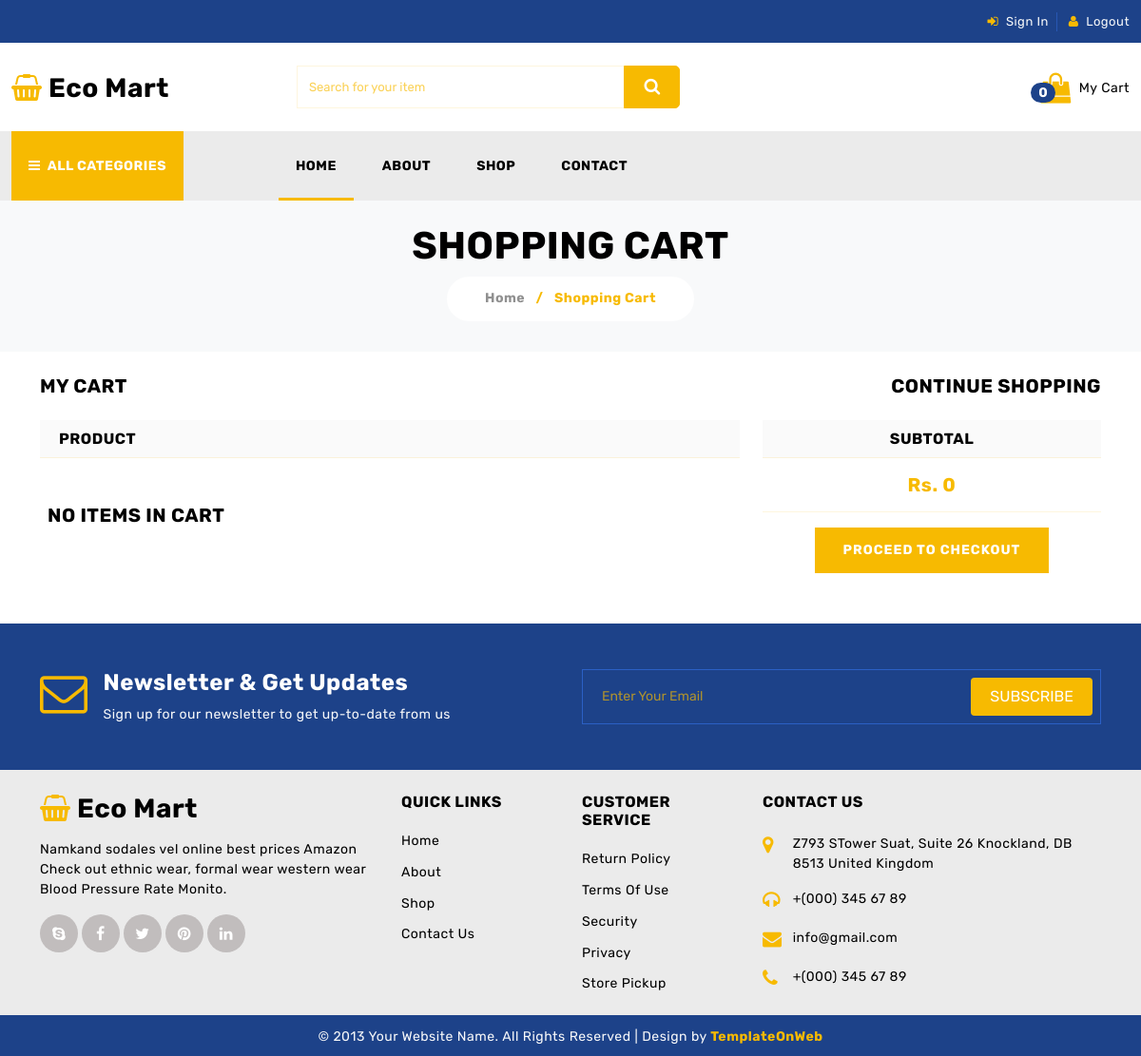
The app's page /front-end/cart.php, older data.
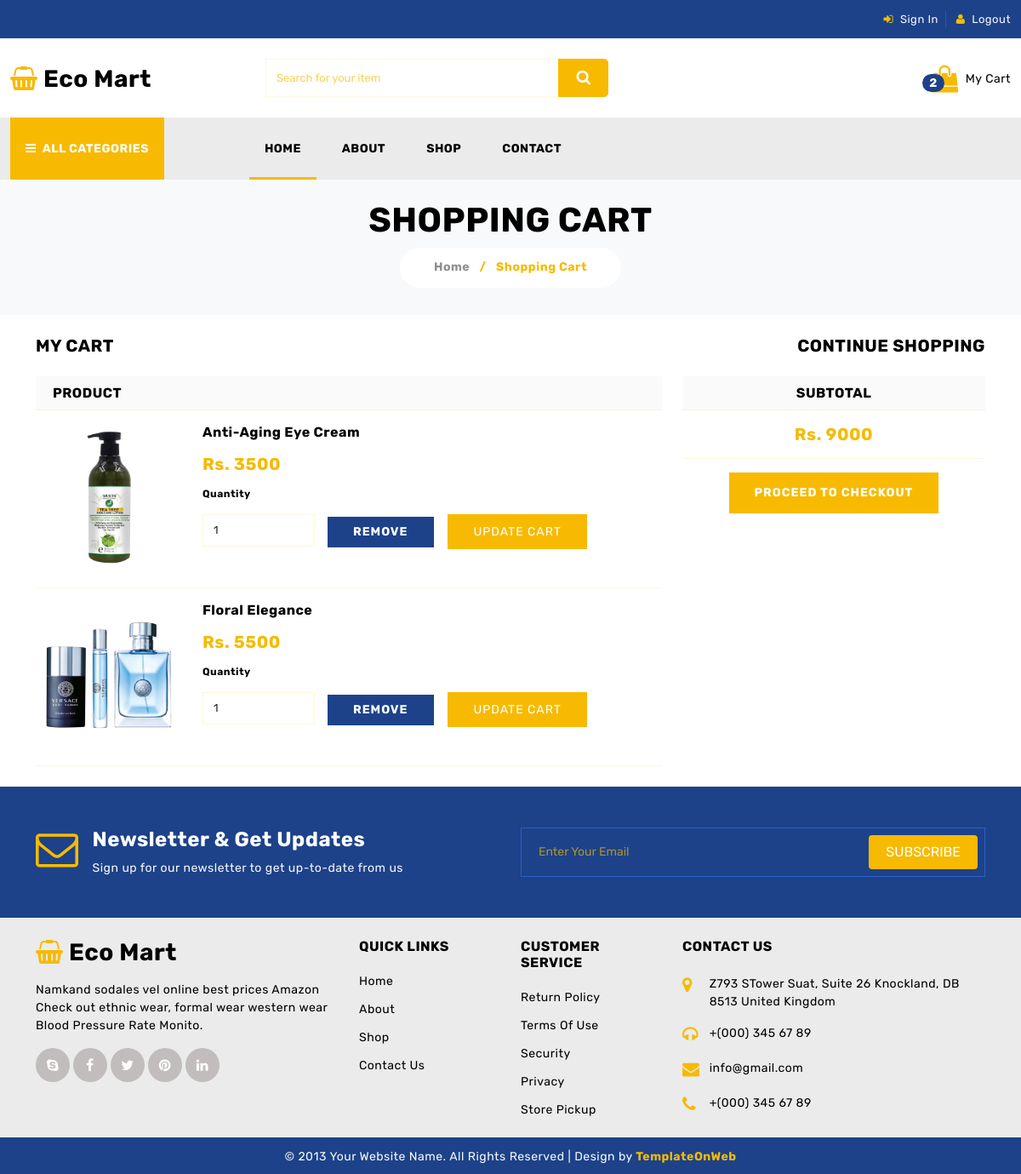
The same page, newer data.
### tables this page shows
CREATE TABLE `cart` (
  `product_id` int(100) NOT NULL,
  `name` varchar(255) NOT NULL,
  `image` varchar(255) NOT NULL,
  `price` varchar(255) NOT NULL,
  `quantity` int(100) NOT NULL
);

### front-end/cart.php (the view, shortened to what the changed rows need)
<!DOCTYPE html>
<html lang="en">
<head>
	<link href="css/bootstrap.min.css" rel="stylesheet">
	<link href="css/font-awesome.min.css" rel="stylesheet">
	<link href="css/global.css" rel="stylesheet">
	<link href="css/cart.css" rel="stylesheet">
</head>
<body>
	<?php include('./includes/topnav.php') ?>
	<?php include('./includes/middle_nav.php') ?>
	<section id="center" class="center_o pt-4 pb-4 bg-light">
		<div class="container-xl">
			<div class="row center_o1 text-center">
				<div class="col-md-12">
					<h1>SHOPPING CART</h1>
				</div>
			</div>
		</div>
	</section>
	<section id="cart_page" class="cart pt-4 pb-4">
		<div class="container-xl">
			<div class="cart_3 row mt-3">
				<div class="col-md-8">
					<div class="cart_3l">
						<h6>PRODUCT</h6>
					</div>
					<?php
					$cart_items = "select * from cart";
					$result = mysqli_query($connection, $cart_items);
					if (mysqli_num_rows($result) > 0) {
						while ($data = mysqli_fetch_array($result)) {
					?>
							<div class="cart_3l1 mt-3 row ms-0 me-0">
								<div class="col-md-3 ps-0 col-3">
									<div class="cart_3l1i">
										<a href="#"><img src="../front-end/uploadimg/<?php echo $data['image'] ?>" alt="abc" class="w-100"></a>
									</div>
								</div>
								<div class="col-md-9 col-9">
									<div class="cart_3l1i1">
										<h6 class="fw-bold"><?php echo $data['name'] ?></h6>
										<h5 class="col_yell mt-3">Rs. <?php echo $data['price'] ?></h5>
										<h6 class="font_12 mt-3 mb-3">Quantity</h6>
									</div>
									<form class="cart_3l1i2" method="post">
										<input type="number" name="quantity" min="1" value="<?php echo $data['quantity'] ?>" class="form-control" placeholder="Qty">
										<h6><a class="button_1 border-0" href="cart.php?delete=<?php echo $data['product_id'] ?>" onclick="return confirm('remove item from cart?')">REMOVE</a></h6>
										<input class="button border-0" type="submit" name="update" value="update cart">
									</form>
								</div>
							</div>
					<?php
						}
					} else {
						echo "<h5 class='mt-5 ms-2 text-uppercase'>No items in cart</h5>";
					}
					?>
				</div>
				<div class="col-md-4">
					<div class="cart_3r">
						<h6 class="head_1">SUBTOTAL</h6>
						<?php
						$select_cart = "select * from cart";
						$result = mysqli_query($connection, $select_cart);
						$total = 0;
						if (mysqli_num_rows($result) > 0) {
							while ($fetch_cart = mysqli_fetch_assoc($result)) {
								$total_price = number_format($fetch_cart['price'] * $fetch_cart['quantity']);
								$pattern = "/,/i";
								$total_price =  preg_replace($pattern, "", $total_price);
								$total = $total + $total_price;
							}
						}
						?>
						<h5 class="text-center col_yell mt-3">
							<?php echo 'Rs. ' . $total ?>
						</h5>
						<hr>
						<h6 class="text-center mt-3"><a class="button" href="checkout.php">PROCEED TO CHECKOUT</a></h6><br>
					</div>
				</div>
			</div>
	</section>
</body>
</html>

### front-end/includes/middle_nav.php (shortened to what the changed rows need)
<section id="header_top" class="pt-4 pb-4">
    <div class="container-fluid">
        <div class="row header_top1">
            <div class="col-md-3">
                <div class="header_top1r pull-right">
                    <ul class="mb-0">
                        <li class="nav-item dropdown  d-inline-block position-relative">
                            <div class="position-absolute bg_blu text-white fw-bold cart-count">
                                <p class="bg_blue rounded-pill px-2">
                                    <?php
                                    include('./includes/config.php');
                                    $select = "select * from cart";
                                    $result = mysqli_query($connection, $select);
                                    $cart_count = mysqli_num_rows($result);
                                    echo $cart_count;
                                    ?>
                                </p>
                            </div>
                        </li>
                    </ul>
                </div>
            </div>
        </div>
    </div>
</section>

Row changes from the older to the newer data that the page shows:
added cart: image (picture), name "Anti-Aging Eye Cream", price "3500", quantity "1"
added cart: image (picture), name "Floral Elegance", price "5500", quantity "1"
Text that changed along with them:
$cart_count: "0" → "2"
$total: "0" → "9000"
text no longer shown: "NO ITEMS IN CART"
